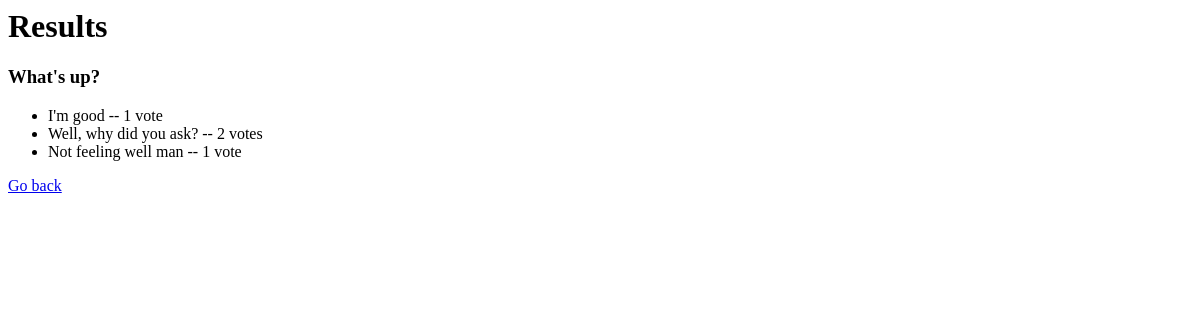
/polls/1/results/, run on an earlier commit of the app's database.
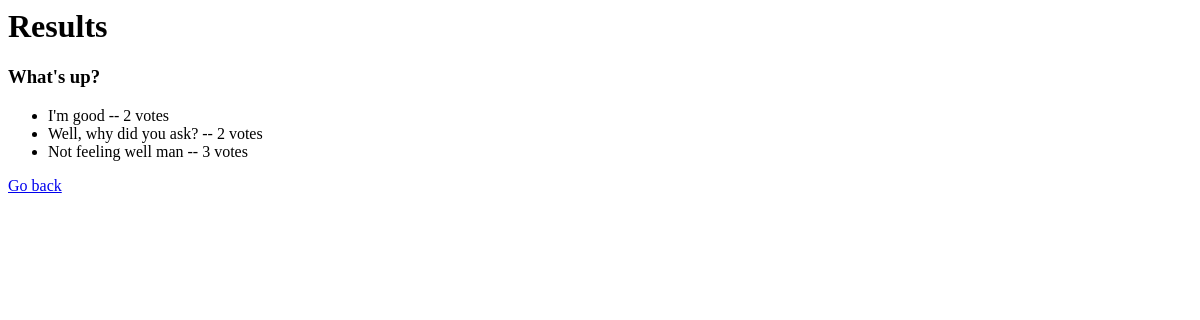
And on a later commit of the database.
### polls/models.py (models this page shows, shortened)
class Question(models.Model):
    question_text = models.CharField(max_length=200)
    pub_date = models.DateTimeField('date published')

class Choice(models.Model):
    question = models.ForeignKey(Question, on_delete=models.CASCADE)
    choice_text = models.CharField(max_length=200)
    votes = models.IntegerField(default=0)

### polls/views.py (the view)
class ResultsView(generic.DetailView):
    model = Question
    template_name = 'polls/result.html'

### polls/templates/polls/result.html
<h1> Results </h1>
<h3> {{ question.question_text }}</h3>
<ul>
{% for choice in question.choice_set.all %}
    <li> {{ choice.choice_text }} -- <span>{{choice.votes}} vote{{choice.votes|pluralize}}</span> </li>
{% endfor %}
</ul>
<a href="{% url 'polls:detail' question.id %}"> Go back</a>

What changed in the data, as far as the page shows it:
changed Choice "I'm good": votes "1" → "2"
changed Choice "Not feeling well man": votes "1" → "3"
